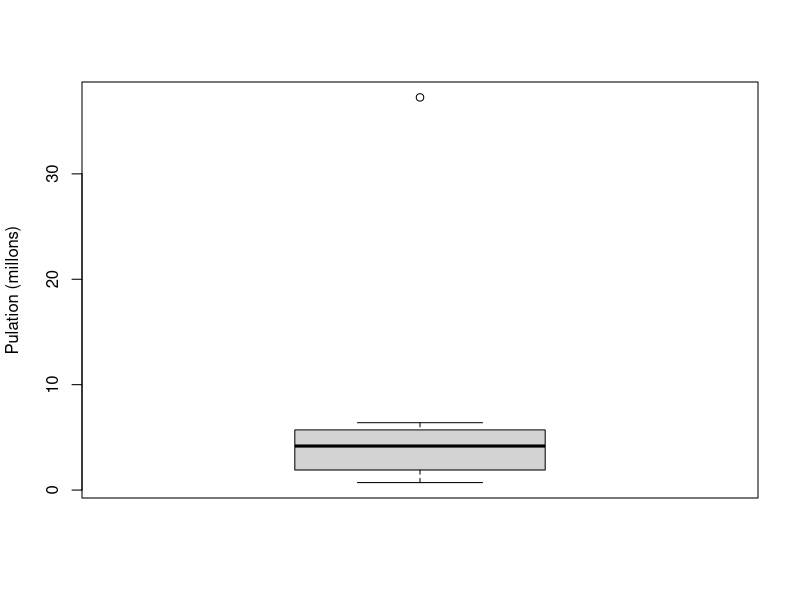
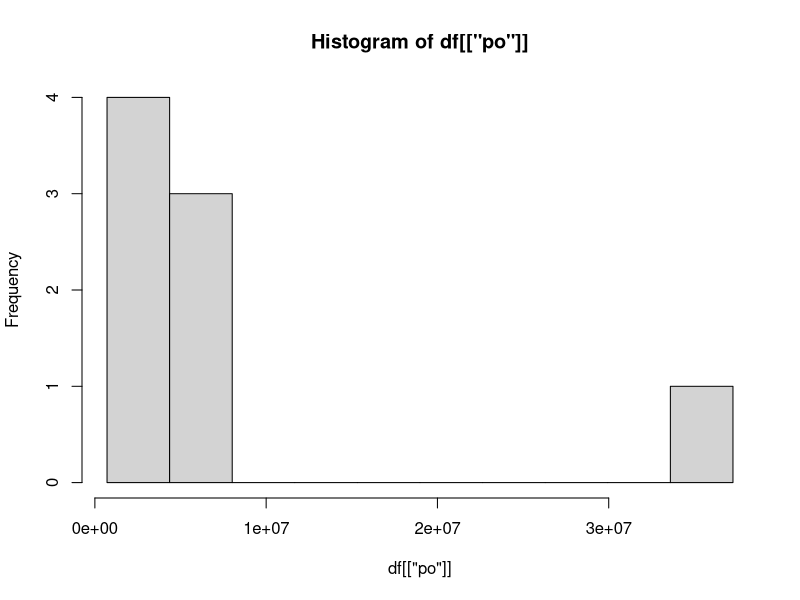
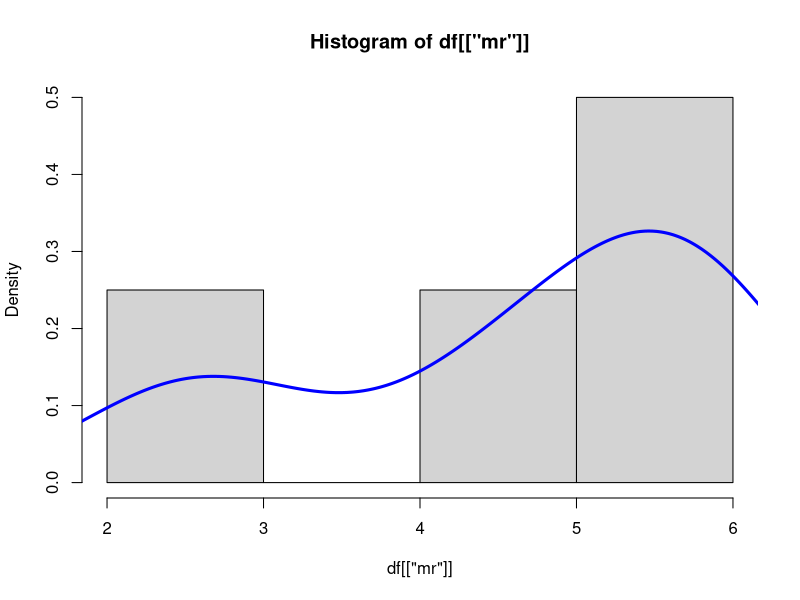

R code for these plots, in order:
# State
s <- c("Alabama", "Alaska", "Arizona", "Arkansas", "Califormia", "Colorado", "Connecticut", "Delaware") #nolint
# Population
po <- c(4779736, 710231, 6392017, 2915918, 37253956, 5029196, 3574097, 897934)
# Murder Rate
mr <- c(5.7, 5.6, 4.7, 5.6, 4.4, 2.8, 2.4, 5.8)
# Abbreviation
a <- c("AL", "AK", "AZ", "AR", "CA", "CO", "CT", "DE")
# Data Frame
df <- data.frame(s, po, mr, a)

print(df)

# Mean
poma <- mean(df[["po"]])
mrma <- mean(df[["mr"]])
print(poma)
print(mrma)

# Median
pome <- median(df[["po"]])
mrme <- median(df[["mr"]])
print(pome)
print(mrme)

# Trimmed mean
print(weighted.mean(df[["mr"]], w=df[["po"]])) # nolint

# The starndar deviation
print(sd(df[["po"]]))

# The interquartile range IQR
print(IQR(df[["po"]]))

# The median absolute deviation
print(mad(df[["po"]]))

# Percentiles
quantile(df[["mr"]], p=c(.05, .25, .5, .75, .95)) # nolint

# Boxplot
boxplot(df[["po"]] / 1000000, ylab = "Pulation (millons)")

min(df[["po"]])

# Breaks
breaks <- seq(from=min(df[["po"]]), to=max(df[["po"]]), length.out = 11)

pop_freq <- cut(df[["po"]], breaks = breaks, right=TRUE, include.lowest=TRUE)

# Create table
table(pop_freq)

# Histogram
hist(df[["po"]], breaks = breaks)
hist(df[["mr"]], freq=FALSE)
lines(density(df[["mr"]]), lwd=3, col='blue')
